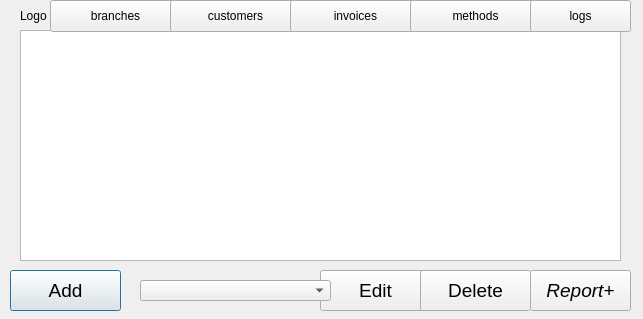
<?xml version="1.0" encoding="UTF-8"?>
<ui version="4.0">
 <class>Electro</class>
 <widget class="QDialog" name="Electro">
  <property name="geometry">
   <rect>
    <x>0</x>
    <y>0</y>
    <width>643</width>
    <height>319</height>
   </rect>
  </property>
  <property name="font">
   <font>
    <family>Helvetica Neue</family>
   </font>
  </property>
  <property name="windowTitle">
   <string>Dialog</string>
  </property>
  <widget class="QTableView" name="tableView">
   <property name="geometry">
    <rect>
     <x>20</x>
     <y>30</y>
     <width>601</width>
     <height>231</height>
    </rect>
   </property>
   <property name="font">
    <font>
     <family>Helvetica Neue</family>
    </font>
   </property>
   <property name="editTriggers">
    <set>QAbstractItemView::NoEditTriggers</set>
   </property>
   <property name="wordWrap">
    <bool>false</bool>
   </property>
  </widget>
  <widget class="QPushButton" name="showBranches">
   <property name="geometry">
    <rect>
     <x>50</x>
     <y>0</y>
     <width>131</width>
     <height>32</height>
    </rect>
   </property>
   <property name="font">
    <font>
     <family>Helvetica Neue</family>
    </font>
   </property>
   <property name="text">
    <string>branches</string>
   </property>
   <property name="autoDefault">
    <bool>false</bool>
   </property>
   <property name="flat">
    <bool>false</bool>
   </property>
  </widget>
  <widget class="QPushButton" name="showCustomers">
   <property name="geometry">
    <rect>
     <x>170</x>
     <y>0</y>
     <width>131</width>
     <height>32</height>
    </rect>
   </property>
   <property name="font">
    <font>
     <family>Helvetica Neue</family>
    </font>
   </property>
   <property name="text">
    <string>customers</string>
   </property>
   <property name="autoDefault">
    <bool>false</bool>
   </property>
   <property name="flat">
    <bool>false</bool>
   </property>
  </widget>
  <widget class="QPushButton" name="showInvoices">
   <property name="geometry">
    <rect>
     <x>290</x>
     <y>0</y>
     <width>131</width>
     <height>32</height>
    </rect>
   </property>
   <property name="font">
    <font>
     <family>Helvetica Neue</family>
    </font>
   </property>
   <property name="text">
    <string>invoices</string>
   </property>
   <property name="autoDefault">
    <bool>false</bool>
   </property>
  </widget>
  <widget class="QPushButton" name="showMethods">
   <property name="geometry">
    <rect>
     <x>410</x>
     <y>0</y>
     <width>131</width>
     <height>32</height>
    </rect>
   </property>
   <property name="font">
    <font>
     <family>Helvetica Neue</family>
    </font>
   </property>
   <property name="text">
    <string>methods</string>
   </property>
   <property name="autoDefault">
    <bool>false</bool>
   </property>
  </widget>
  <widget class="QLabel" name="ElectroLogo">
   <property name="geometry">
    <rect>
     <x>20</x>
     <y>0</y>
     <width>31</width>
     <height>31</height>
    </rect>
   </property>
   <property name="text">
    <string>Logo</string>
   </property>
  </widget>
  <widget class="QPushButton" name="addButton">
   <property name="geometry">
    <rect>
     <x>10</x>
     <y>270</y>
     <width>111</width>
     <height>41</height>
    </rect>
   </property>
   <property name="font">
    <font>
     <family>Helvetica Neue</family>
     <pointsize>14</pointsize>
    </font>
   </property>
   <property name="text">
    <string>Add</string>
   </property>
  </widget>
  <widget class="QPushButton" name="editButton">
   <property name="geometry">
    <rect>
     <x>320</x>
     <y>270</y>
     <width>111</width>
     <height>41</height>
    </rect>
   </property>
   <property name="font">
    <font>
     <family>Helvetica Neue</family>
     <pointsize>14</pointsize>
    </font>
   </property>
   <property name="text">
    <string>Edit</string>
   </property>
  </widget>
  <widget class="QComboBox" name="comboBox">
   <property name="geometry">
    <rect>
     <x>140</x>
     <y>280</y>
     <width>191</width>
     <height>21</height>
    </rect>
   </property>
  </widget>
  <widget class="QPushButton" name="deleteButton">
   <property name="geometry">
    <rect>
     <x>420</x>
     <y>270</y>
     <width>111</width>
     <height>41</height>
    </rect>
   </property>
   <property name="font">
    <font>
     <family>Helvetica Neue</family>
     <pointsize>14</pointsize>
    </font>
   </property>
   <property name="text">
    <string>Delete</string>
   </property>
  </widget>
  <widget class="QPushButton" name="reportButtone">
   <property name="geometry">
    <rect>
     <x>530</x>
     <y>270</y>
     <width>101</width>
     <height>41</height>
    </rect>
   </property>
   <property name="font">
    <font>
     <family>Helvetica Neue</family>
     <pointsize>14</pointsize>
     <italic>true</italic>
    </font>
   </property>
   <property name="autoFillBackground">
    <bool>true</bool>
   </property>
   <property name="text">
    <string>Report+</string>
   </property>
  </widget>
  <widget class="QPushButton" name="pushButton">
   <property name="geometry">
    <rect>
     <x>530</x>
     <y>0</y>
     <width>101</width>
     <height>32</height>
    </rect>
   </property>
   <property name="text">
    <string>logs</string>
   </property>
  </widget>
 </widget>
 <resources/>
 <connections/>
</ui>
